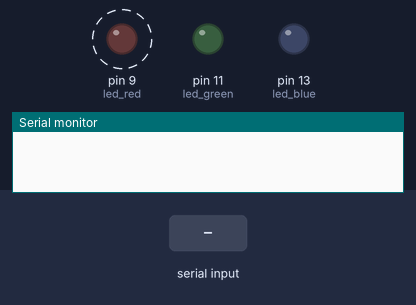
Recording of a sketch running on a simulated Arduino Uno, built with avr-gcc and run on an emulated ATmega328P. Parts: output pins drawn as LEDs (lit = HIGH), the last lines printed to the serial monitor. Dashed ring = blinking. The test bench sets the inputs (shaded band).

Above: at 1.2 s.
1.3 s: "u" received over the second serial link
At 2.5 s:
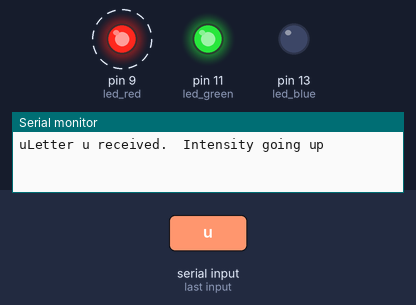
4.3 s: "d" received over the second serial link
At 5.3 s:
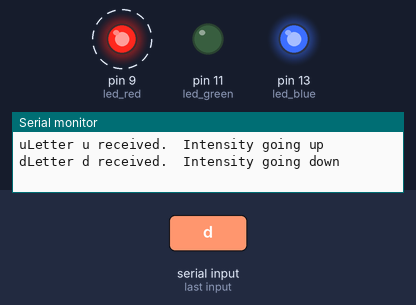
7.3 s: "u" received over the second serial link
At 8.4 s:
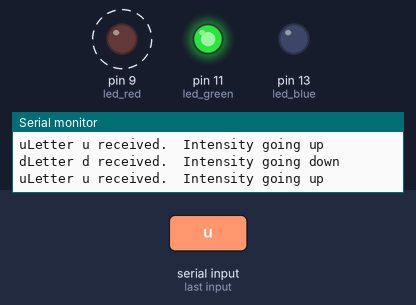
10.3 s: "d" received over the second serial link
At 11.3 s:
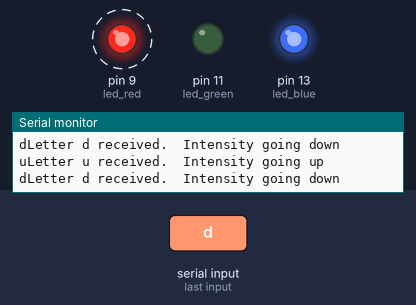
Timing chart, 0 to 69.8 s (numbered marks = the images above; inputs shaded):
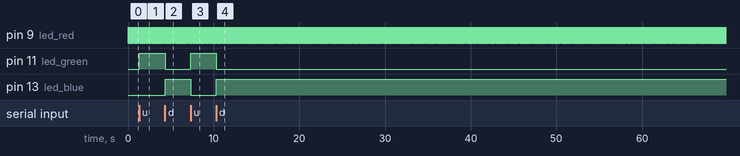

The sketch:

Zigbee_Controlled_LED.ino
```cpp
/*
  Zigbee Blink

  Using the Zigbee connected to my laptop to pass messages into
  Zigbee connected to Arduino.  Based on these messages, the Arduino
  will send logic signals that will brighten or dim an attached LED
 */

#include <SoftwareSerial.h>
SoftwareSerial XBee(2, 3); //RX, TV of XBee

// Pin 13 has an LED connected on most Arduino boards.
// give it a name:
const int led_blue = 13;
const int led_green = 11;
const int led_red = 9;

int intensity = 20;
int value;

const int MAXINTENSITY = 40;

// the setup routine runs once when you press reset:
void setup() {
  // initialize the digitals pin as inputs and outputs
  pinMode(led_green, OUTPUT);
  pinMode(led_blue, OUTPUT);
  pinMode(led_red, OUTPUT);

  // initialize Xbee and Arduino Serial Ports
  XBee.begin(9600);
  Serial.begin(9600);
}

// the loop routine runs over and over again forever:
void loop() {

  if (XBee.available()) {
     // if data arrives through the XBee, print data on serial monitor and take action
     value = XBee.read();
     Serial.write(value);

     if (value == 'u') {
       digitalWrite(led_green, HIGH);
       digitalWrite(led_blue, LOW);

       if (intensity < MAXINTENSITY) {
         intensity += 1;
         Serial.write("Letter u received.  Intensity going up\n");
       }
     }

     else if (value == 'd') {
       digitalWrite(led_green, LOW);
       digitalWrite(led_blue, HIGH);

       if (intensity > 0) {
         intensity -= 1;
         Serial.write ("Letter d received.  Intensity going down\n");
       }
     }

     else {
       digitalWrite(led_green, LOW);
       digitalWrite(led_blue, LOW);
     }
  }

  digitalWrite(led_red, HIGH);
  delay(intensity);
  digitalWrite(led_red, LOW);
  delay(MAXINTENSITY - intensity);

}
```

Measured:
- after the input at 1.3 s, pin 11 (led_green): LOW → HIGH at once
- after the input at 4.3 s, pin 11 (led_green): HIGH → LOW at once; pin 13 (led_blue): LOW → HIGH at once
- after the input at 7.3 s, pin 11 (led_green): LOW → HIGH at once; pin 13 (led_blue): HIGH → LOW at once
- after the input at 10.3 s, pin 11 (led_green): HIGH → LOW at once; pin 13 (led_blue): LOW → HIGH at once
- by itself, pin 9 (led_red): alternates HIGH for 0.02 s and LOW for 0.02 s
